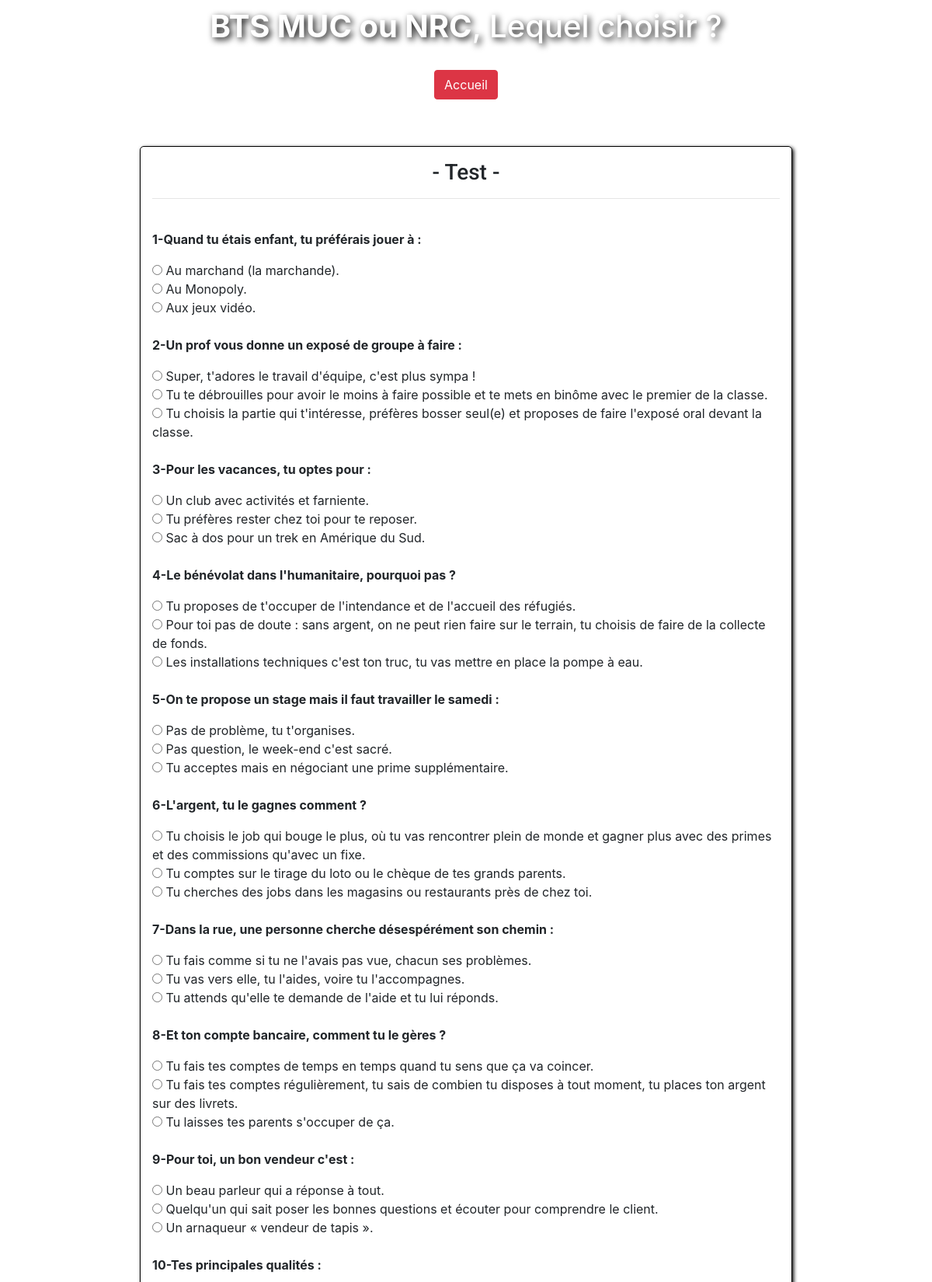
The page /quizz.php (upper part) on the database its author committed.
### tables this page shows
CREATE TABLE `questions` (
  `id` smallint(3) UNSIGNED NOT NULL,
  `sentence` varchar(300) NOT NULL
);

CREATE TABLE `reponses` (
  `id` int(11) NOT NULL,
  `id_question` int(11) NOT NULL,
  `sentence` varchar(300) NOT NULL,
  `id_type` int(11) NOT NULL
);

### quizz.php (the view, shortened to what this page needs)
<html>
<head>
  <link rel="stylesheet" href="https://maxcdn.bootstrapcdn.com/bootstrap/4.0.0-beta.3/css/bootstrap.min.css">
  <link rel="stylesheet" media="screen" type="text/css" href="css/style.css"/>
</head>
<header>
  <center><h1 class="h1"><font color="white"><b>BTS MUC ou NRC</b>, Lequel choisir ?</font></h1><br />
  <a href="index.php"><button type="button" class="btn btn-danger">Accueil</button></a></center>
</header>
<body style="background-image: url(img/fond.jpg);background-position:center;">
    <div class="container">
      <center><h3> - Test - </h3></center>
      <hr class="hr" />
      <?php
      try{
      	$connect = new PDO('mysql:host=tpereiramjbdd.mysql.db;dbname=tpereiramjbdd','tpereiramjbdd','TAP2406ovh');
      	$connect->exec("SET NAMES UTF8");
      }catch(PDOException $e){
      	echo "Erreur de connexion";
      }
      $i = 1;
      echo "<form action='restest.php' method='post'>";
      $req = "select * from questions order by rand() limit 13";
      try{
      	$res = $connect->query($req);
      	$j = 0;
      	while($l = $res->fetch(PDO::FETCH_OBJ)){
      		$j++;
      		echo "<br /><p><b>".$i++."-".$l->sentence."</b></p>";
      		$idQ = $l->id;
      		$req2 = "select * from reponses where id_question = ".$idQ;
      		$res2 = $connect->query($req2);
      	while($l2 = $res2->fetch(PDO::FETCH_OBJ)){
      			echo "<input type='radio' name='".$j."' value='".$l2->id."'required />&nbsp;".$l2->sentence."<br />";
          }
      	}
      }catch(PDOException $e){
      	echo "Erreur requete";
      }
      ?>
    </div>
    <br />
</body>
</html>

### css/style.css (style rules this page uses)
h1 { margin-top: 10px; text-shadow: 3px 3px 8px black; font-family: "Roboto", sans-serif; }
h3 { font-family: "Roboto", sans-serif; margin-top: 2%; }
.container { background-color: white; border: 1px solid black; margin-top: 5%; width: 70%; border-radius: 5px; box-shadow: 2px 2px 5px black; }

### rows shown on the page
questions: sentence "Quand tu étais enfant, tu préférais jouer à :"
reponses: sentence "Au marchand (la marchande)."
reponses: sentence "Au Monopoly."
reponses: sentence "Aux jeux vidéo."
questions: sentence "Un prof vous donne un exposé de groupe à faire :"
reponses: sentence "Super, t'adores le travail d'équipe, c'est plus sympa !"
reponses: sentence "Tu te débrouilles pour avoir le moins à faire possible et te mets en binôme avec le premier de la classe."
reponses: sentence "Tu choisis la partie qui t'intéresse, préfères bosser seul(e) et proposes de faire l'exposé oral devant la classe."
questions: sentence "Pour les vacances, tu optes pour :"
reponses: sentence "Un club avec activités et farniente."
reponses: sentence "Tu préfères rester chez toi pour te reposer."
reponses: sentence "Sac à dos pour un trek en Amérique du Sud."
questions: sentence "Le bénévolat dans l'humanitaire, pourquoi pas ?"
reponses: sentence "Tu proposes de t'occuper de l'intendance et de l'accueil des réfugiés."
reponses: sentence "Pour toi pas de doute : sans argent, on ne peut rien faire sur le terrain, tu choisis de faire de la collecte de fonds."
reponses: sentence "Les installations techniques c'est ton truc, tu vas mettre en place la pompe à eau."
questions: sentence "On te propose un stage mais il faut travailler le samedi :"
reponses: sentence "Pas de problème, tu t'organises."
reponses: sentence "Pas question, le week-end c'est sacré."
reponses: sentence "Tu acceptes mais en négociant une prime supplémentaire."
questions: sentence "L'argent, tu le gagnes comment ?"
reponses: sentence "Tu choisis le job qui bouge le plus, où tu vas rencontrer plein de monde et gagner plus avec des primes et des commissions qu'avec un fixe."
reponses: sentence "Tu comptes sur le tirage du loto ou le chèque de tes grands parents."
reponses: sentence "Tu cherches des jobs dans les magasins ou restaurants près de chez toi."
questions: sentence "Dans la rue, une personne cherche désespérément son chemin :"
reponses: sentence "Tu fais comme si tu ne l'avais pas vue, chacun ses problèmes."
reponses: sentence "Tu vas vers elle, tu l'aides, voire tu l'accompagnes."
reponses: sentence "Tu attends qu'elle te demande de l'aide et tu lui réponds."
questions: sentence "Et ton compte bancaire, comment tu le gères ?"
reponses: sentence "Tu fais tes comptes de temps en temps quand tu sens que ça va coincer."
reponses: sentence "Tu fais tes comptes régulièrement, tu sais de combien tu disposes à tout moment, tu places ton argent sur des livrets."
reponses: sentence "Tu laisses tes parents s'occuper de ça."
questions: sentence "Pour toi, un bon vendeur c'est :"
reponses: sentence "Un beau parleur qui a réponse à tout."
reponses: sentence "Quelqu'un qui sait poser les bonnes questions et écouter pour comprendre le client."
reponses: sentence "Un arnaqueur « vendeur de tapis »."
questions: sentence "Tes principales qualités :"
